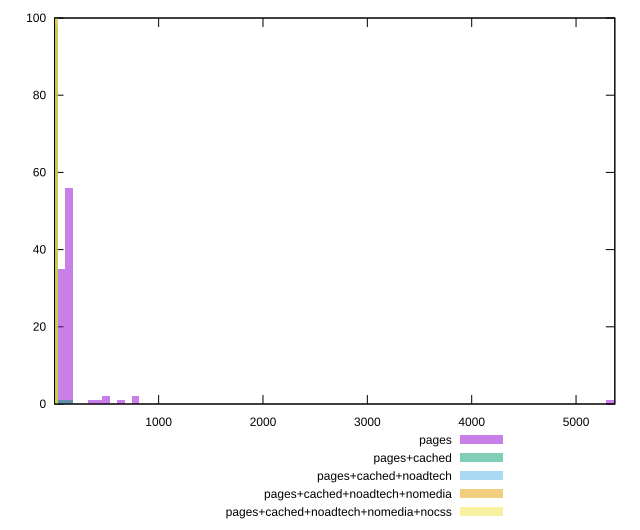

gnuplot code for this plot:
reset

$pages <<EOF
779.9622323271674 2
141.81131496857589 56
70.90565748428794 35
5317.924311321595 1
496.3396023900156 2
425.4339449057277 1
354.5282874214397 1
638.1509173585915 1
5388.829968805883 1
EOF

$pagesCached <<EOF
141.81131496857589 1
0 98
70.90565748428794 1
EOF

$pagesCachedNoadtech <<EOF
0 100
EOF

$pagesCachedNoadtechNomedia <<EOF
0 100
EOF

$pagesCachedNoadtechNomediaNocss <<EOF
0 100
EOF

set key outside below
set boxwidth 70.90565748428794
set xrange [2.4120000000000004:5371.55]
set yrange [0:100]
set trange [0:100]
set style fill transparent solid 0.5 noborder
set terminal svg size 640, 530 enhanced background rgb 'white'
set output "report_00009_2021-02-08T22-37-41.559Z/server-response-time/comparison/histogram/all_raw.svg"

plot $pages title "pages" with boxes, \
     $pagesCached title "pages+cached" with boxes, \
     $pagesCachedNoadtech title "pages+cached+noadtech" with boxes, \
     $pagesCachedNoadtechNomedia title "pages+cached+noadtech+nomedia" with boxes, \
     $pagesCachedNoadtechNomediaNocss title "pages+cached+noadtech+nomedia+nocss" with boxes

reset
